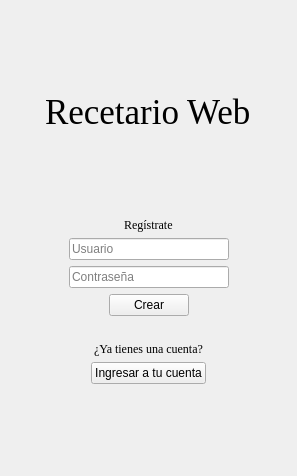
      <widget class="QWidget" name="Signin">
       <layout class="QVBoxLayout" name="verticalLayout_18">
        <item>
         <spacer name="verticalSpacer_32">
          <property name="orientation">
           <enum>Qt::Orientation::Vertical</enum>
          </property>
          <property name="sizeHint" stdset="0">
           <size>
            <width>20</width>
            <height>81</height>
           </size>
          </property>
         </spacer>
        </item>
        <item alignment="Qt::AlignmentFlag::AlignHCenter">
         <widget class="QLabel" name="label_15">
          <property name="font">
           <font>
            <family>Times New Roman</family>
            <pointsize>26</pointsize>
           </font>
          </property>
          <property name="text">
           <string>Recetario Web</string>
          </property>
         </widget>
        </item>
        <item>
         <spacer name="verticalSpacer_33">
          <property name="orientation">
           <enum>Qt::Orientation::Vertical</enum>
          </property>
          <property name="sizeHint" stdset="0">
           <size>
            <width>20</width>
            <height>80</height>
           </size>
          </property>
         </spacer>
        </item>
        <item>
         <layout class="QHBoxLayout" name="horizontalLayout_15">
          <item>
           <spacer name="horizontalSpacer_30">
            <property name="orientation">
             <enum>Qt::Orientation::Horizontal</enum>
            </property>
            <property name="sizeHint" stdset="0">
             <size>
              <width>40</width>
              <height>20</height>
             </size>
            </property>
           </spacer>
          </item>
          <item>
           <layout class="QVBoxLayout" name="verticalLayout_16">
            <item alignment="Qt::AlignmentFlag::AlignHCenter|Qt::AlignmentFlag::AlignVCenter">
             <widget class="QLabel" name="label_16">
              <property name="font">
               <font>
                <family>Times New Roman</family>
               </font>
              </property>
              <property name="text">
               <string>Regístrate</string>
              </property>
             </widget>
            </item>
            <item>
             <widget class="QLineEdit" name="usuarioBox">
              <property name="placeholderText">
               <string>Usuario</string>
              </property>
             </widget>
            </item>
            <item>
             <widget class="QLineEdit" name="contraBox">
              <property name="echoMode">
               <enum>QLineEdit::EchoMode::Password</enum>
              </property>
              <property name="placeholderText">
               <string>Contraseña</string>
              </property>
             </widget>
            </item>
            <item>
             <layout class="QHBoxLayout" name="horizontalLayout_14">
              <item>
               <spacer name="horizontalSpacer_28">
                <property name="orientation">
                 <enum>Qt::Orientation::Horizontal</enum>
                </property>
                <property name="sizeHint" stdset="0">
                 <size>
                  <width>40</width>
                  <height>20</height>
                 </size>
                </property>
               </spacer>
              </item>
              <item>
               <widget class="QPushButton" name="newaccount">
                <property name="text">
                 <string>Crear</string>
                </property>
               </widget>
              </item>
              <item>
               <spacer name="horizontalSpacer_29">
                <property name="orientation">
                 <enum>Qt::Orientation::Horizontal</enum>
                </property>
                <property name="sizeHint" stdset="0">
                 <size>
                  <width>40</width>
                  <height>20</height>
                 </size>
                </property>
               </spacer>
              </item>
             </layout>
            </item>
           </layout>
          </item>
          <item>
           <spacer name="horizontalSpacer_31">
            <property name="orientation">
             <enum>Qt::Orientation::Horizontal</enum>
            </property>
            <property name="sizeHint" stdset="0">
             <size>
              <width>40</width>
              <height>20</height>
             </size>
            </property>
           </spacer>
          </item>
         </layout>
        </item>
        <item>
         <spacer name="verticalSpacer_35">
          <property name="orientation">
           <enum>Qt::Orientation::Vertical</enum>
          </property>
          <property name="sizeType">
           <enum>QSizePolicy::Policy::Fixed</enum>
          </property>
          <property name="sizeHint" stdset="0">
           <size>
            <width>20</width>
            <height>20</height>
           </size>
          </property>
         </spacer>
        </item>
        <item>
         <layout class="QHBoxLayout" name="horizontalLayout_17">
          <item>
           <spacer name="horizontalSpacer_34">
            <property name="orientation">
             <enum>Qt::Orientation::Horizontal</enum>
            </property>
            <property name="sizeHint" stdset="0">
             <size>
              <width>40</width>
              <height>20</height>
             </size>
            </property>
           </spacer>
          </item>
          <item>
           <layout class="QVBoxLayout" name="verticalLayout_17">
            <item alignment="Qt::AlignmentFlag::AlignHCenter|Qt::AlignmentFlag::AlignVCenter">
             <widget class="QLabel" name="label_13">
              <property name="font">
               <font>
                <family>Times New Roman</family>
               </font>
              </property>
              <property name="text">
               <string>¿Ya tienes una cuenta?</string>
              </property>
             </widget>
            </item>
            <item>
             <layout class="QHBoxLayout" name="horizontalLayout_16">
              <item>
               <spacer name="horizontalSpacer_32">
                <property name="orientation">
                 <enum>Qt::Orientation::Horizontal</enum>
                </property>
                <property name="sizeHint" stdset="0">
                 <size>
                  <width>40</width>
                  <height>20</height>
                 </size>
                </property>
               </spacer>
              </item>
              <item>
               <widget class="QPushButton" name="ingreso">
                <property name="text">
                 <string>Ingresar a tu cuenta</string>
                </property>
               </widget>
              </item>
              <item>
               <spacer name="horizontalSpacer_33">
                <property name="orientation">
                 <enum>Qt::Orientation::Horizontal</enum>
                </property>
                <property name="sizeHint" stdset="0">
                 <size>
                  <width>40</width>
                  <height>20</height>
                 </size>
                </property>
               </spacer>
              </item>
             </layout>
            </item>
           </layout>
          </item>
          <item>
           <spacer name="horizontalSpacer_35">
            <property name="orientation">
             <enum>Qt::Orientation::Horizontal</enum>
            </property>
            <property name="sizeHint" stdset="0">
             <size>
              <width>40</width>
              <height>20</height>
             </size>
            </property>
           </spacer>
          </item>
         </layout>
        </item>
        <item>
         <spacer name="verticalSpacer_34">
          <property name="orientation">
           <enum>Qt::Orientation::Vertical</enum>
          </property>
          <property name="sizeHint" stdset="0">
           <size>
            <width>20</width>
            <height>81</height>
           </size>
          </property>
         </spacer>
        </item>
       </layout>
      </widget>
